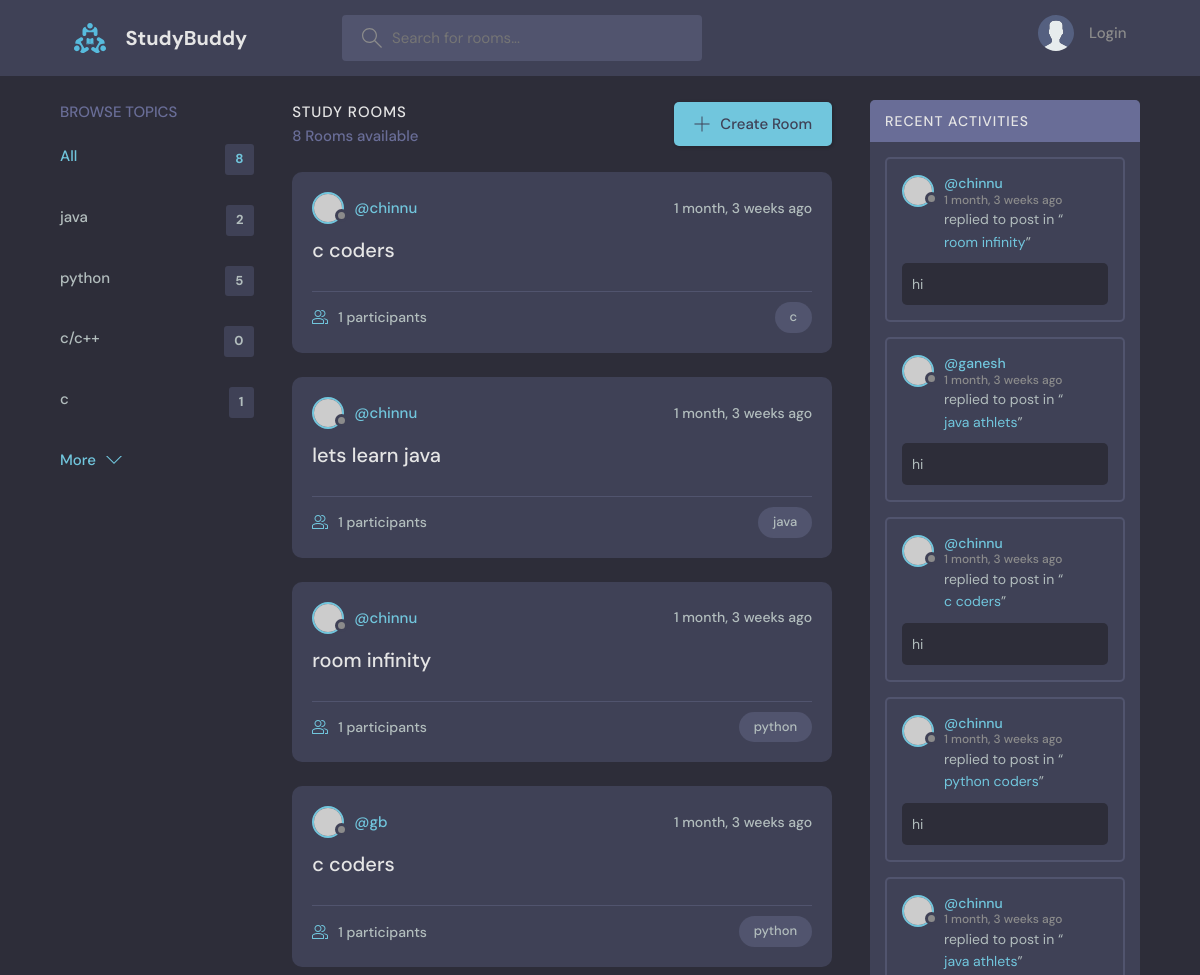
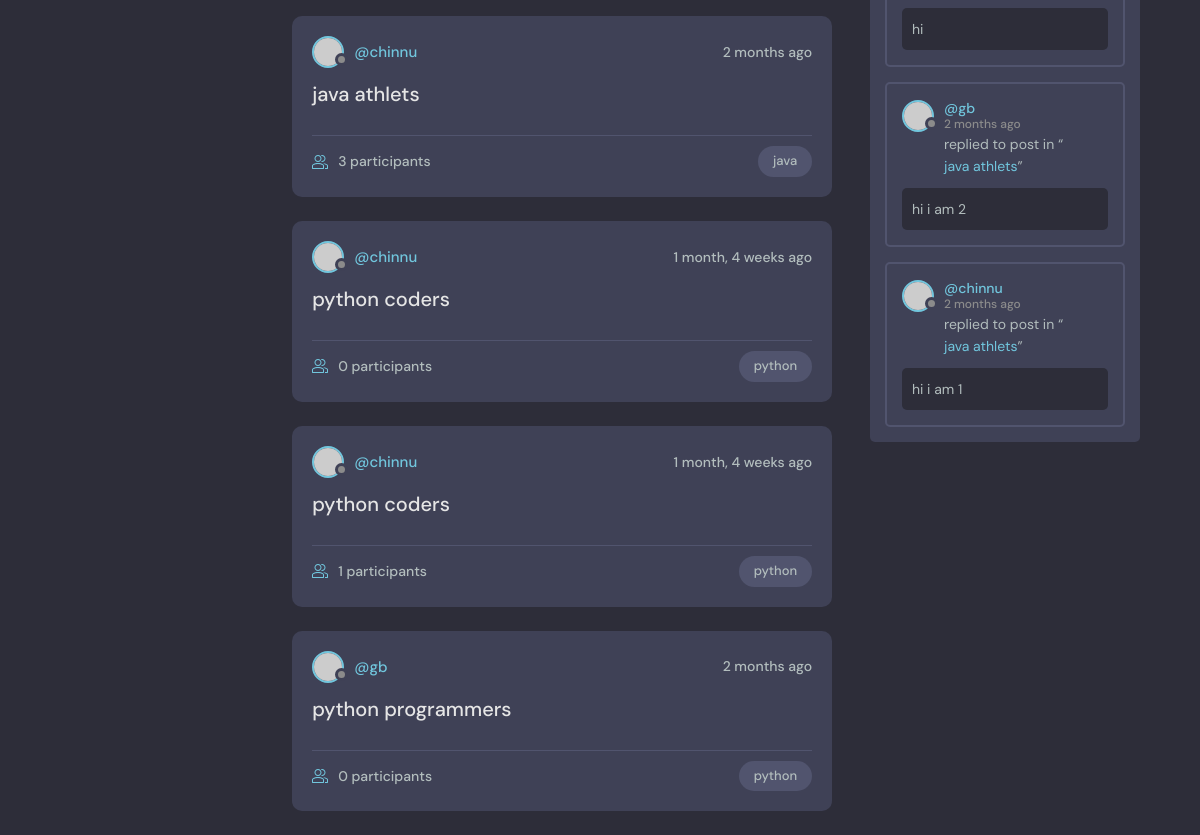
The page / on the database its author committed (2 pictures, top to bottom).
### basic/models.py (models this page shows, shortened)
class Topic(models.Model):
    name=models.CharField(max_length=200)

class Chatroom(models.Model):
    members = models.ManyToManyField(User,related_name='members',blank=True)
    host =models.ForeignKey(User,on_delete=models.SET_NULL,null=True)
    topic =models.ForeignKey(Topic,on_delete=models.SET_NULL,null=True)
    name =models.CharField(max_length=200)
    description = models.TextField(null=True,blank=True)
    updated=models.DateTimeField(auto_now=True)
    created=models.DateTimeField(auto_now_add=True)
    class Meta:
       ordering = ["-updated","-created"]
    def __str__(self) :
        return self.name

class Messages(models.Model):
    user=models.ForeignKey(User,on_delete=models.CASCADE)
    room=models.ForeignKey(Chatroom,on_delete=models.CASCADE)
    body=models.TextField()
    created=models.DateTimeField(auto_now_add=True)
    updated=models.DateTimeField(auto_now=True)
    def __str__(self) :
       return self.body[0:50]

### basic/views.py (the view)
# urls.py: path("",views.homepage,name="homepage"),
def homepage(request):
    q=request.GET.get('q') if request.GET.get('q')!=None else ''
    recent_mgs=Messages.objects.filter(Q(room__topic__name__icontains=q)
                                       ).order_by("-created")
    rooms= Chatroom.objects.filter(Q(topic__name__icontains=q)
                                   | Q(name__icontains=q)
                                     | Q(description__icontains=q) )
    topic = Topic.objects.all()
    roomscount = rooms.count()
    context = {"rooms" :rooms,'topic':topic,'count':roomscount,'msgs':recent_mgs}
    return render(request, "basic/home.html", context)

### basic/templates/basic/home.html (shortened to what this page needs)
   {% extends 'main.html' %}
   {% block content %}
    <main class="layout layout--3">
      <div class="container">
        {%include "basic/topic_comp.html"%}
        <div class="roomList">
          <div class="roomList__header">
            <div>
              <h2>Study Rooms</h2>
              <p>{{count}} Rooms available</p>
            </div>
            <a class="btn btn--main" href="{% url 'chatroomform' %}">
              <svg version="1.1" xmlns="http://www.w3.org/2000/svg" width="32" height="32" viewBox="0 0 32 32">
                <title>add</title>
                <path
                  d="M16.943 0.943h-1.885v14.115h-14.115v1.885h14.115v14.115h1.885v-14.115h14.115v-1.885h-14.115v-14.115z"
                ></path>
              </svg>
              Create Room
            </a>
          </div>
          {%include "basic/feed_comp.html"%}
        </div>
        {%include "basic/activity_comp.html"%}
      </div>
    </main>
    {% endblock content%}

### basic/templates/basic/topic_comp.html
<div class="topics">
   <div class="topics__header">
     <h2>Browse Topics</h2>
   </div>
   <ul class="topics__list">
     <li>
       <a href="{% url 'homepage'%}" class="active">All <span>{{count}}</span></a>
     </li>
     {%for i in topic%}
     <li>
       <a href="{% url 'homepage' %}?q={{i.name}}">{{i.name}}<span>{{i.chatroom_set.all.count}}</span></a>
     </li>
     {%endfor%}
   </ul>
   <a class="btn btn--link" href="topics.html">
     More
     <svg version="1.1" xmlns="http://www.w3.org/2000/svg" width="32" height="32" viewBox="0 0 32 32">
       <title>chevron-down</title>
       <path d="M16 21l-13-13h-3l16 16 16-16h-3l-13 13z"></path>
     </svg>
   </a>
 </div>

### basic/templates/basic/feed_comp.html (shortened to what this page needs)
{%for room in rooms%}
<div class="roomListRoom">
    <div class="roomListRoom__header">
      <a href="{% url  'userprofile' room.host.id %}" class="roomListRoom__author">
        <div class="avatar avatar--small">
          <img src="https://randomuser.me/api/portraits/women/11.jpg" />
        </div>
        <span>@{{room.host.username}}</span>
      </a>
      <div class="roomListRoom__actions">
        <span>{{room.created|timesince}} ago</span>
      </div>
    </div>
    <div class="roomListRoom__content">
      <a href="{% url 'chatroom' room.id %}">{{room.name}}</a>
    </div>
    <div class="roomListRoom__meta">
      <a href="{% url 'chatroom' room.id %}" class="roomListRoom__joined">
        {{room.members.all.count}} participants
      </a>
      <p class="roomListRoom__topic">{{room.topic.name}}</p>
    </div>
  </div>
{%endfor%}

### basic/templates/basic/activity_comp.html (shortened to what this page needs)
<div class="activities">
    <div class="activities__header">
      <h2>Recent Activities</h2>
    </div>
    {% for msg in msgs %}
    <div class="activities__box">
      <div class="activities__boxHeader roomListRoom__header">
        <a href="{% url 'userprofile' msg.user.id %}" class="roomListRoom__author">
          <div class="avatar avatar--small">
            <img src="https://randomuser.me/api/portraits/women/11.jpg" />
          </div>
          <p>
            @{{msg.user}}
            <span>{{msg.created|timesince}} ago </span>
          </p>
        </a>
      </div>
      <div class="activities__boxContent">
        <p>replied to post in “<a href="{% url 'chatroom' msg.room.id %}">{{msg.room}}</a>”</p>
        <div class="activities__boxRoomContent">
            {{msg}}
        </div>
      </div>
    </div>
    {%endfor%}
  </div>

### rows shown on the page
Topic: name "java", chatroom_set.all.count "2"
Topic: name "python", chatroom_set.all.count "5"
Topic: name "c/c++", chatroom_set.all.count "0"
Topic: name "c", chatroom_set.all.count "1"
Chatroom: host.username "chinnu", created "1 month, 3 weeks", name "c coders", members.all.count "1", topic.name "c"
Chatroom: host.username "chinnu", created "1 month, 3 weeks", name "lets learn java", members.all.count "1", topic.name "java"
Chatroom: host.username "chinnu", created "1 month, 3 weeks", name "room infinity", members.all.count "1", topic.name "python"
Chatroom: host.username "gb", created "1 month, 3 weeks", name "c coders", members.all.count "1", topic.name "python"
Chatroom: host.username "chinnu", created "2 months", name "java athlets", members.all.count "3", topic.name "java"
Chatroom: host.username "chinnu", created "1 month, 4 weeks", name "python coders", members.all.count "0", topic.name "python"
Chatroom: host.username "chinnu", created "1 month, 4 weeks", name "python coders", members.all.count "1", topic.name "python"
Chatroom: host.username "gb", created "2 months", name "python programmers", members.all.count "0", topic.name "python"
Messages: user "chinnu", created "1 month, 3 weeks", room "room infinity", body "hi"
Messages: user "ganesh", created "1 month, 3 weeks", room "java athlets", body "hi"
Messages: user "chinnu", created "1 month, 3 weeks", room "c coders", body "hi"
Messages: user "chinnu", created "1 month, 3 weeks", room "python coders", body "hi"
Messages: user "chinnu", created "1 month, 3 weeks", room "java athlets", body "hi"
Messages: user "gb", created "2 months", room "java athlets", body "hi i am 2"
Messages: user "chinnu", created "2 months", room "java athlets", body "hi i am 1"

### other values the page prints
{{ count }} "8"
